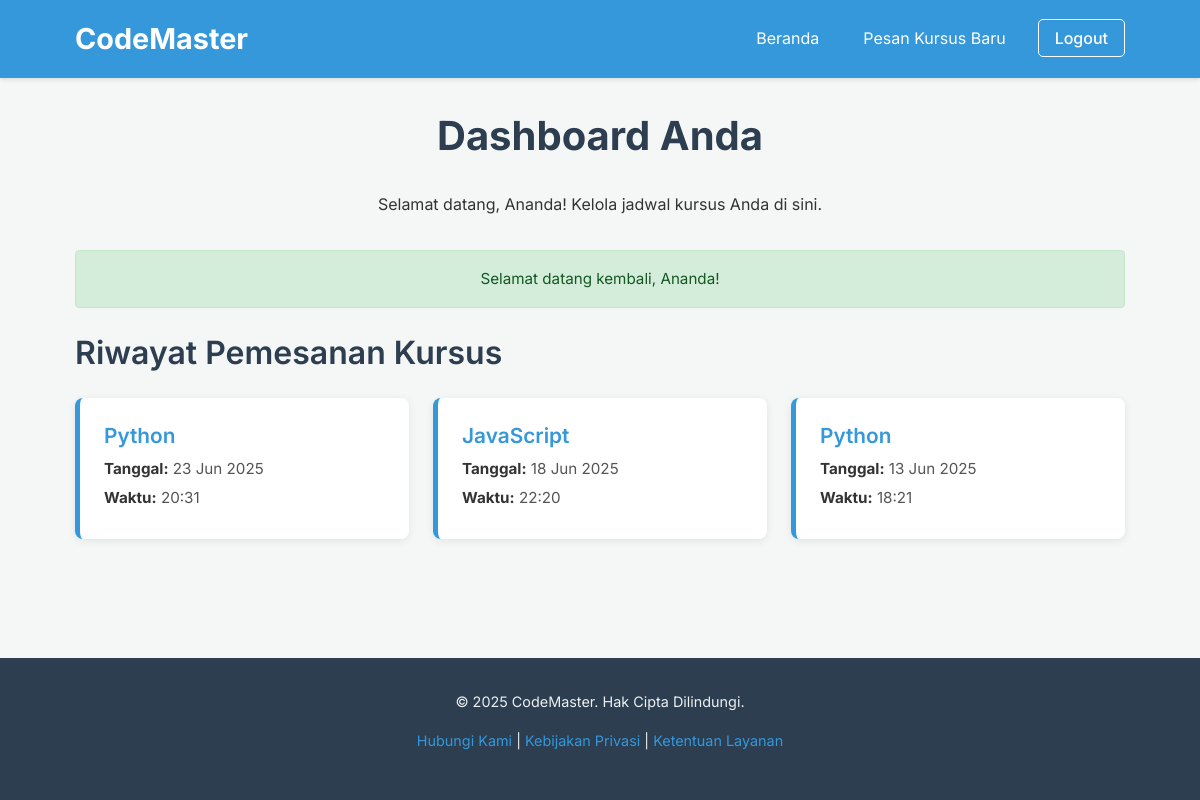
/dashboard.php?login_success=1 (signed in), run on the app's committed database.
### tables this page shows
CREATE TABLE `bookings` (
  `id` int NOT NULL,
  `user_id` int NOT NULL,
  `language` varchar(50) NOT NULL,
  `date` date NOT NULL,
  `time` time NOT NULL,
  `notes` text,
  `created_at` timestamp NULL DEFAULT CURRENT_TIMESTAMP
);

### dashboard.php (the view, shortened to what this page needs)
<?php
$user_name = isset($_SESSION['user_name']) ? htmlspecialchars($_SESSION['user_name']) : 'Pengguna';
$success_message = '';
if (isset($_GET['login_success'])) {
    $success_message = "Selamat datang kembali, " . $user_name . "!";
}
$bookings = [];
$db_host = "localhost"; $db_user = "root"; $db_pass = ""; $db_name = "codemaster";
$conn = new mysqli($db_host, $db_user, $db_pass, $db_name);
if ($conn->connect_error) {
    $error_message = "Tidak dapat memuat data pemesanan saat ini.";
} else {
    $stmt = $conn->prepare("SELECT id, language, date, time FROM bookings WHERE user_id = ? ORDER BY date DESC, time DESC");
    if ($stmt) {
        $stmt->bind_param("i", $_SESSION['user_id']);
        $stmt->execute();
        $result = $stmt->get_result();
        $bookings = $result->fetch_all(MYSQLI_ASSOC);
    } else {
        $error_message = "Gagal memuat riwayat pemesanan.";
    }
}
?>
<!DOCTYPE html>
<html lang="id">
<head>
    <link rel="stylesheet" href="styles.css">
    <link rel="stylesheet" href="https://cdnjs.cloudflare.com/ajax/libs/font-awesome/6.0.0-beta3/css/all.min.css">
</head>
<body>
    <header class="navbar">
        <div class="container">
            <a href="index.php" class="nav-brand">CodeMaster</a>
            <ul class="nav-links" id="navLinks">
                <li><a href="index.php">Beranda</a></li>
                <li><a href="index.php#booking-section">Pesan Kursus Baru</a></li>
                <li><a href="logout.php" class="button-style-outline">Logout</a></li>
            </ul>
        </div>
    </header>
    <main>
        <div class="container">
            <div class="dashboard-header">
                <h1>Dashboard Anda</h1>
                <p>Selamat datang, <?php echo $user_name; ?>! Kelola jadwal kursus Anda di sini.</p>
            </div>
            <?php if (!empty($success_message)): ?>
                <div id="successMessage" class="message message-success"><?php echo $success_message; ?></div>
            <?php endif; ?>
            <h2 style="margin-bottom: 1.5rem;">Riwayat Pemesanan Kursus</h2>
            <?php if (empty($bookings)): ?>
                <div class="no-bookings">
                    <p>Anda belum memiliki pemesanan kursus.</p>
                    <a href="index.php#booking-section" class="btn btn-primary" style="margin-top:1rem;">Pesan Kursus Sekarang</a>
                </div>
            <?php else: ?>
                <div class="bookings-container">
                    <?php foreach ($bookings as $booking): ?>
                        <div class="booking-card">
                            <h3><?php echo htmlspecialchars($booking['language']); ?></h3>
                            <p><strong>Tanggal:</strong> <?php echo htmlspecialchars(date("d M Y", strtotime($booking['date']))); ?></p>
                            <p><strong>Waktu:</strong> <?php echo htmlspecialchars(date("H:i", strtotime($booking['time']))); ?></p>
                        </div>
                    <?php endforeach; ?>
                </div>
            <?php endif; ?>
        </div>
    </main>
    <footer class="footer">
    <div class="container">
        <p>&copy; <?php echo date("Y"); ?> CodeMaster. Hak Cipta Dilindungi.</p>
        <p>
            <a href="contact.php">Hubungi Kami</a> |
            <a href="#">Kebijakan Privasi</a> |
            <a href="#">Ketentuan Layanan</a>
        </p>
    </div>
</footer>
</body>
</html>

### styles.css (style rules this page uses)
*, *::before, *::after { box-sizing: border-box; margin: 0; padding: 0; }
body { font-family: 'Inter', sans-serif; line-height: 1.6; color: #333; background-color: #f4f7f6; display: flex; flex-direction: column; min-height: 100vh; font-size: 16px; }
.container { width: 90%; max-width: 1100px; margin-left: auto; margin-right: auto; padding: 0 15px; }
h1, h2, h3, h4 { margin-bottom: 0.75em; color: #2c3e50; line-height: 1.3; }
h1 { font-size: 2.5rem; font-weight: 700; }
h2 { font-size: 2rem; font-weight: 600; }
h3 { font-size: 1.75rem; font-weight: 600; }
p { margin-bottom: 1rem; }
a { color: #3498db; text-decoration: none; transition: color 0.3s ease; }
.navbar { background-color: #3498db; color: #fff; padding: 1rem 0; box-shadow: 0 2px 4px rgba(0, 0, 0, 0.1); position: sticky; top: 0; z-index: 1000; }
.navbar .container { display: flex; justify-content: space-between; align-items: center; }
.nav-brand { font-size: 1.8rem; font-weight: 700; color: #fff; text-decoration: none; }
.nav-links { list-style: none; display: flex; align-items: center; }
.nav-links li { margin-left: 20px; }
.nav-links a { color: #fff; padding: 0.5rem 0.75rem; border-radius: 4px; transition: background-color 0.3s ease, color 0.3s ease; }
.nav-links .button-style, .nav-links .button-style-outline { padding: 0.5rem 1rem; border: 1px solid #fff; border-radius: 5px; font-weight: 500; }
main { flex: 1; padding-top: 2rem; padding-bottom: 3rem; }
.footer { background-color: #2c3e50; color: #ecf0f1; padding: 2rem 0; text-align: center; font-size: 0.9rem; }
.footer a { color: #3498db; }
.message { padding: 1rem; margin-bottom: 1.5rem; border-radius: 4px; text-align: center; font-size: 0.95rem; }
.message-success { background-color: #d4edda; color: #155724; border: 1px solid #c3e6cb; }
.dashboard-header { margin-bottom: 2rem; text-align: center; }
.bookings-container { display: grid; grid-template-columns: repeat(auto-fit, minmax(300px, 1fr)); gap: 1.5rem; }
.booking-card { background-color: #fff; padding: 1.5rem; border-radius: 8px; box-shadow: 0 2px 8px rgba(0, 0, 0, 0.08); border-left: 5px solid #3498db; }
.booking-card h3 { font-size: 1.3rem; color: #3498db; margin-bottom: 0.5rem; }
.booking-card p { margin-bottom: 0.3rem; color: #555; font-size: 0.95rem; }
.booking-card p strong { color: #333; }

### data on the page
bookings: language "Python", date "23 Jun 2025", time "20:31"
bookings: language "JavaScript", date "18 Jun 2025", time "22:20"
bookings: language "Python", date "13 Jun 2025", time "18:21"

### other printed values
$user_name "Ananda"
$success_message "Selamat datang kembali, Ananda!"
